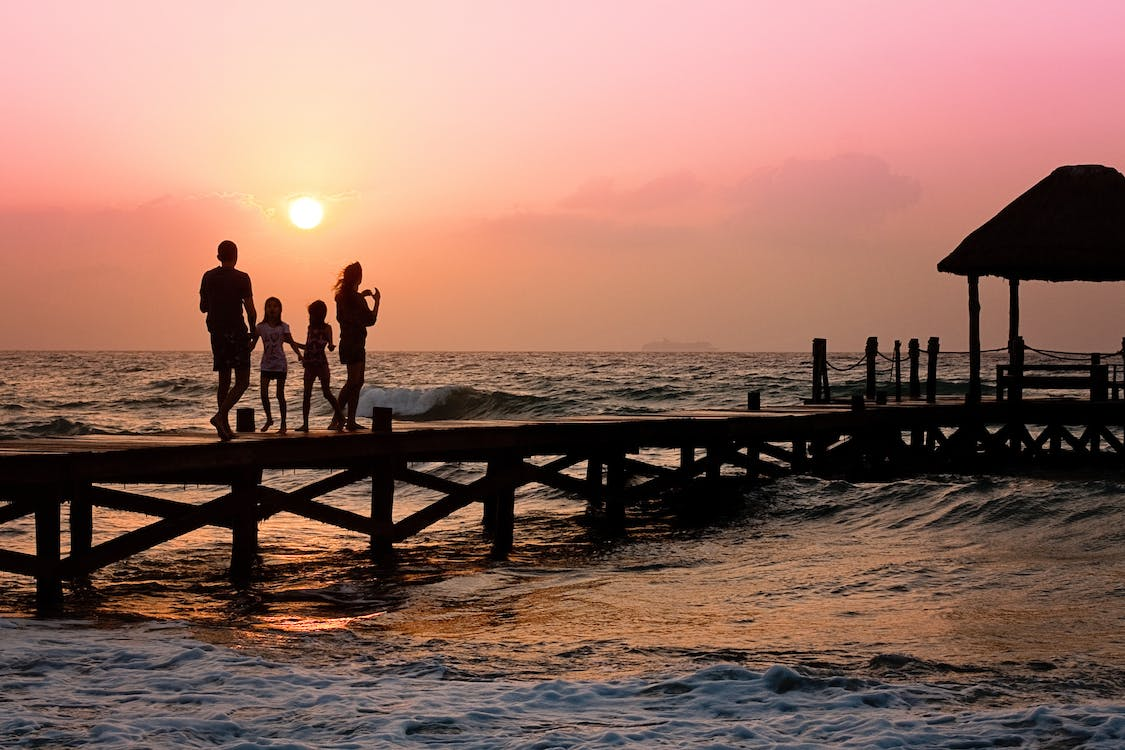
#> input picture asserts/FamilleSunset.jpeg, 1125 x 750 px, given in place of TobocanAvecLesGrandsParents.mp4, which was not available
$ python turorial5.py
#> lines starting #> are read from the running program, lines starting #| are printed output that depends on the picture; after the words box and inside, x2 and y2 are one past the last pixel; in counts of white or black regions, pixels touching at a corner belong together; pictures that were not available may be replaced by others from this repository, and a replacement may not be noted
import cv2
import numpy as np
#couleurs: RGB red green blue, BGR: blue green red, HSV: Hue Saturation and lightness/Brightness
#faut convertir les couleur de BGR à HSV couleurs
#define the camera device
cap = cv2.VideoCapture("tutorial\TobocanAvecLesGrandsParents.mp4")# numero de webcam ou camera dans le parametre presise quel camara qu'on utilise ou un string avec le nom du document pour indiquer le document d'un vidéo
print(cap)
#setup un whild loop, displyaing le video ou capture
while True:#get un frame
    ret, frame = cap.read()# un image ret indique si le camera marche(true ou false)
#> frame is the input picture: shape (750, 1125, 3); mean B, G, R 96.4, 108.3, 146.3
    #pour savoir le longeur et largeur de frame
    width = int(cap.get(3))#identifier le properté, 3 est largeur, 4 est longeur
    height = int(cap.get(4))#on ne peut pas utiliser un float pour slice image

    hsv = cv2.cvtColor(frame, cv2.COLOR_BGR2HSV)
#> hsv: shape (750, 1125, 3); mean H, S, V 35.7, 105.5, 147
    lower_blue  = np.array([90, 50, 50])#
    uper_blue = np.array([130, 255,255])
    mask = cv2.inRange(hsv, lower_blue, uper_blue)#part of image
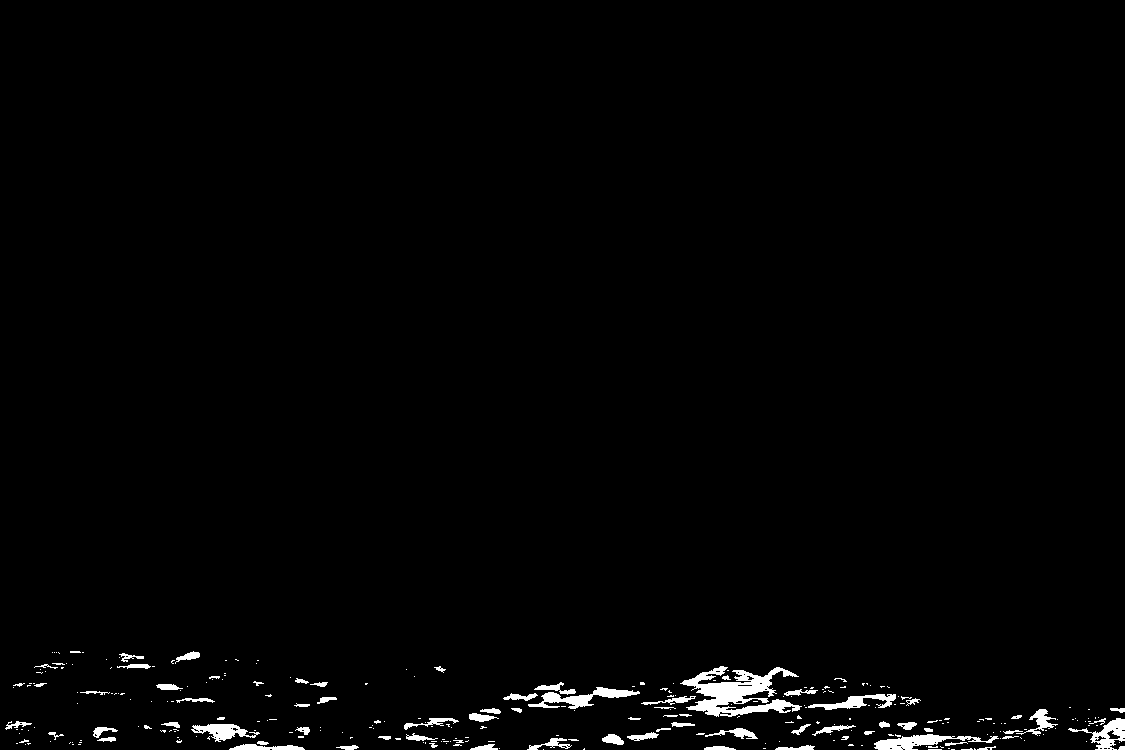
#> mask: shape (750, 1125); 1.5% white; 289 white regions (212 under 20 px), largest, box (x1, y1, x2, y2) and area: (680, 666, 802, 717) 2814, (874, 734, 999, 750) 875, (528, 687, 640, 709) 868
    #quel partie d'image qu'on veut le garder
    result = cv2.bitwise_and(frame, frame, mask = mask)# deux source images, les mettre ensemble en utilisant le mask, comparer les pixels,
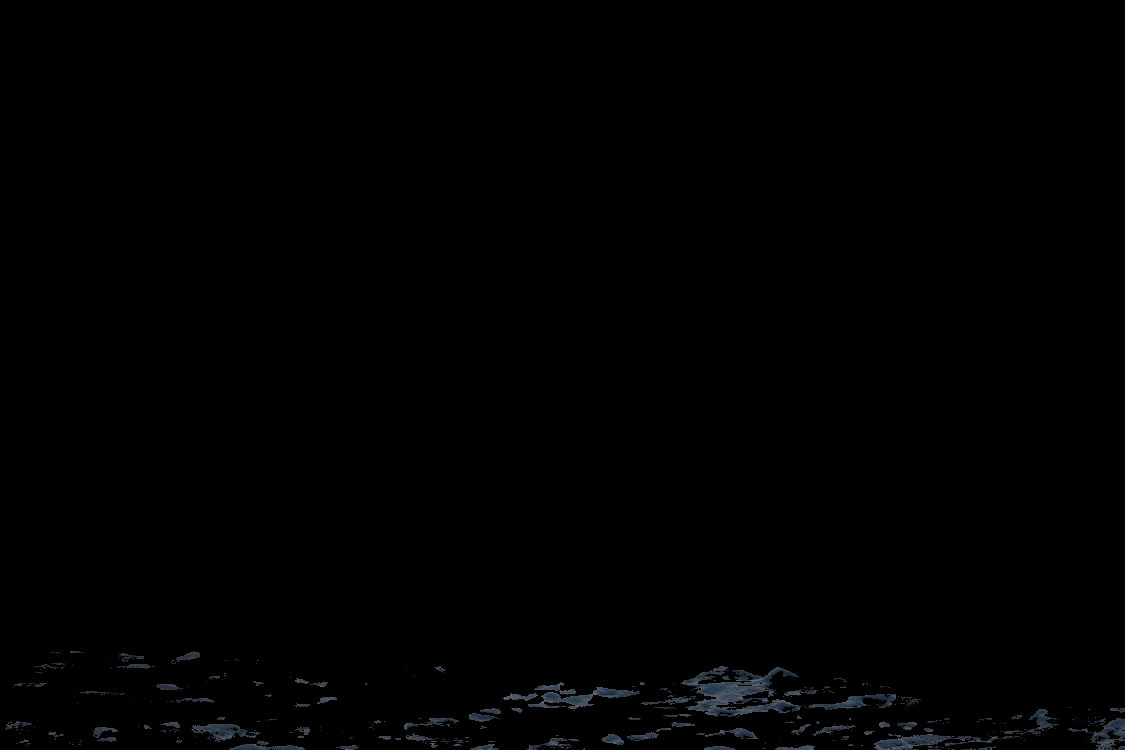
#> result: shape (750, 1125, 3); mean B, G, R 1.2, 1, 0.8
    # 1 1 = 1, 1 0 =0, 0 1 = 0, 0 0 =0

    #hsv couleur picker sur internet
    img = cv2.line(frame,(0,0),(width, height),(255,0,0 ), 10)#(target, deux point pour indiquer une ligne :(0,0)est top left of the corner, couleur(BGR), épaisseur de la ligne)
    img = cv2.line(img,(0,height),(width, 0),(255,0,0 ), 10)#(target, deux point pour indiquer une ligne :(0,0)est top left of the corner, couleur(BGR), épaisseur de la ligne)
    img = cv2.rectangle(img, (100, 100),(200,200), (128,128,128), -1)#(target, deux points, deux triangles basé sur ces deux points construit le rectangle, puis couleur, et épaisseur, si c'est négatif, il va remplir tous le réctangle
    print(ret)
#| True
    img = cv2.circle(img, (300, 300), 60, (0,0, 255), -1)#source d'image, le point centre du cercle , radio, couleur, épaisseur
    # pour ajouter un text
    #d'abore ajouter un font
    font = cv2.FONT_HERSHEY_SIMPLEX
    img = cv2.putText(img, "Tim is great !", (10, height -10), font,1, (0,0,0), 5,cv2.LINE_AA)#botom  right corner: source d'image, text, centre posiiton, font, font scale, couleur, epaisseur de la ligne de text, type de ligne(style)
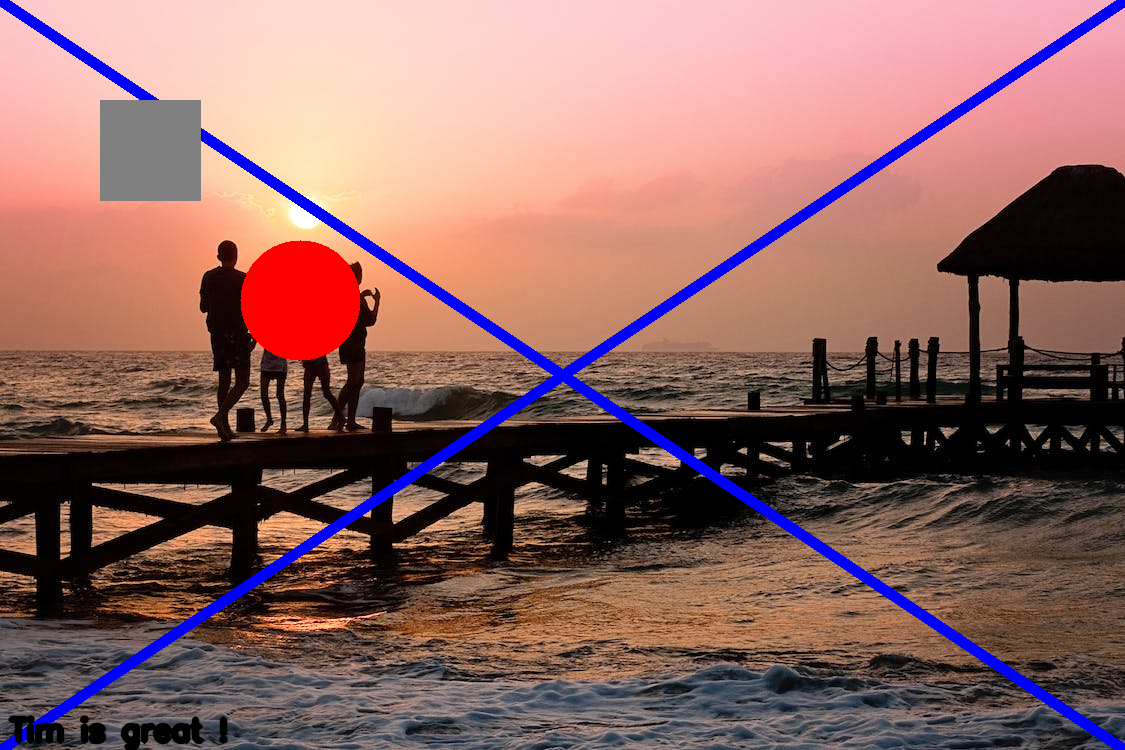
#> img: shape (750, 1125, 3); mean B, G, R 99.7, 102.1, 140.6
    #rendre le frame en 4 images séparé et les mettre ensemble
    #1.créer un containeur pour stocker les 4 images
    image = np.zeros(frame.shape, np.uint8)#à défaut, c'est vide, avec le meme shape que frame, np.unit8 est le type de arraylist, type de valeur, unsigned integer eigth bits
    smaller_frame = cv2.resize(frame, (0,0), fx = 0.5, fy=0.5)
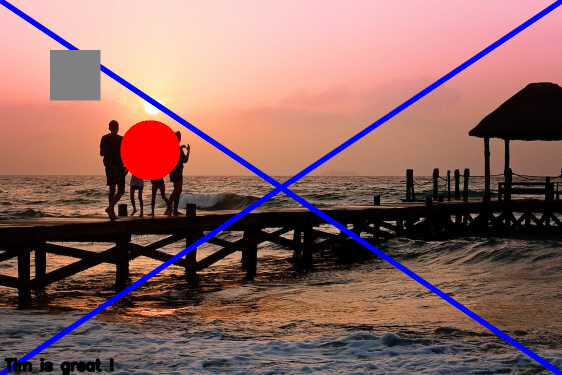
#> smaller_frame: shape (375, 562, 3); mean B, G, R 99.8, 102.2, 140.7
    # image[:height//2, :width//2] = smaller_frame
    # image[height//2:, :width//2] = smaller_frame
    # image[:height//2, width//2:] = smaller_frame
    # image[height//2:, width//2:] = smaller_frame
    image[:height//2, :width//2] = cv2.rotate(smaller_frame,cv2.ROTATE_180)
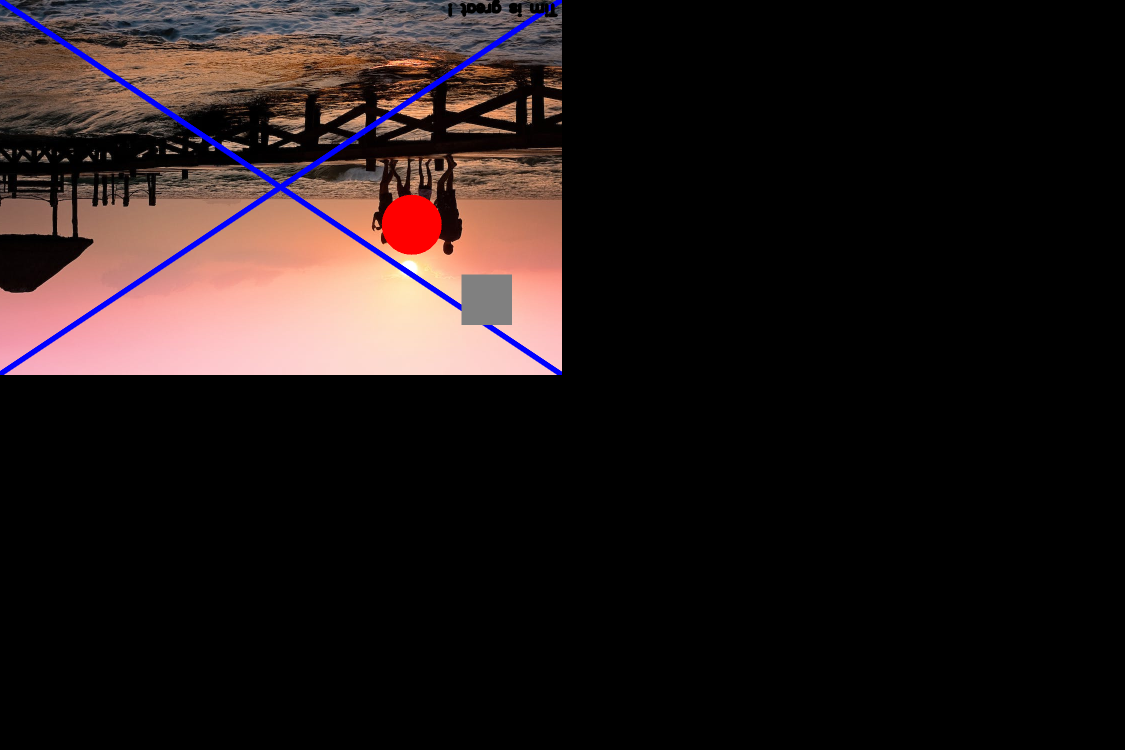
#> image: shape (750, 1125, 3); mean B, G, R 24.9, 25.5, 35.1
    image[height//2:, :width//2] = smaller_frame
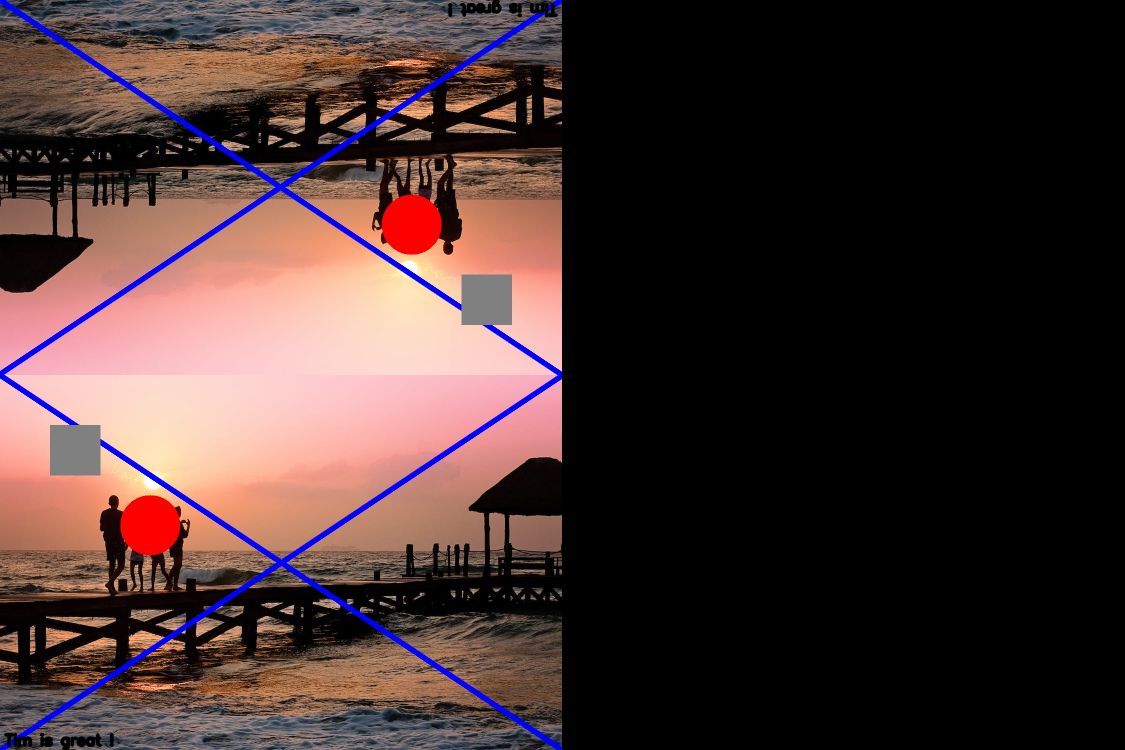
#> image: shape (750, 1125, 3); mean B, G, R 49.9, 51.1, 70.3
#> (the run stopped early here; a loop or call above may not have finished)

$ run again, on asserts/tigre.jpg
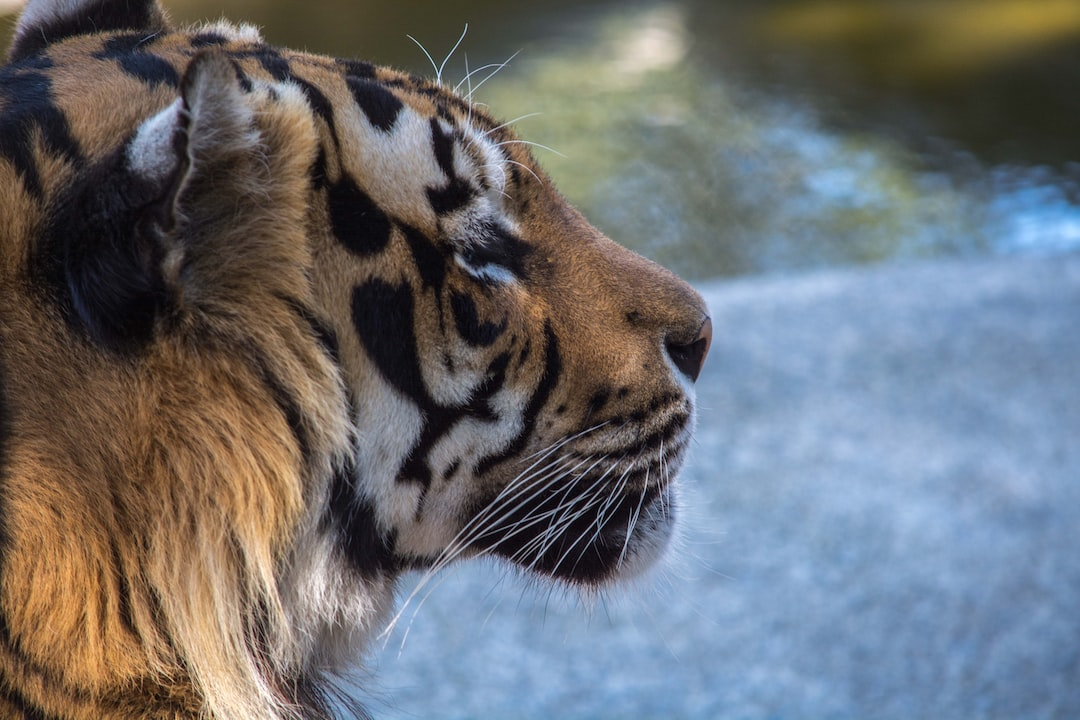
#> input picture asserts/tigre.jpg, 1080 x 720 px, given in place of TobocanAvecLesGrandsParents.mp4, which was not available
#> frame is the input picture: shape (720, 1080, 3); mean B, G, R 113.7, 110, 107.9
#> hsv: shape (720, 1080, 3); mean H, S, V 70.7, 78.5, 131.5
#> `mask = cv2.inRange(hsv, lower_blue, uper_blue)#part of image`:
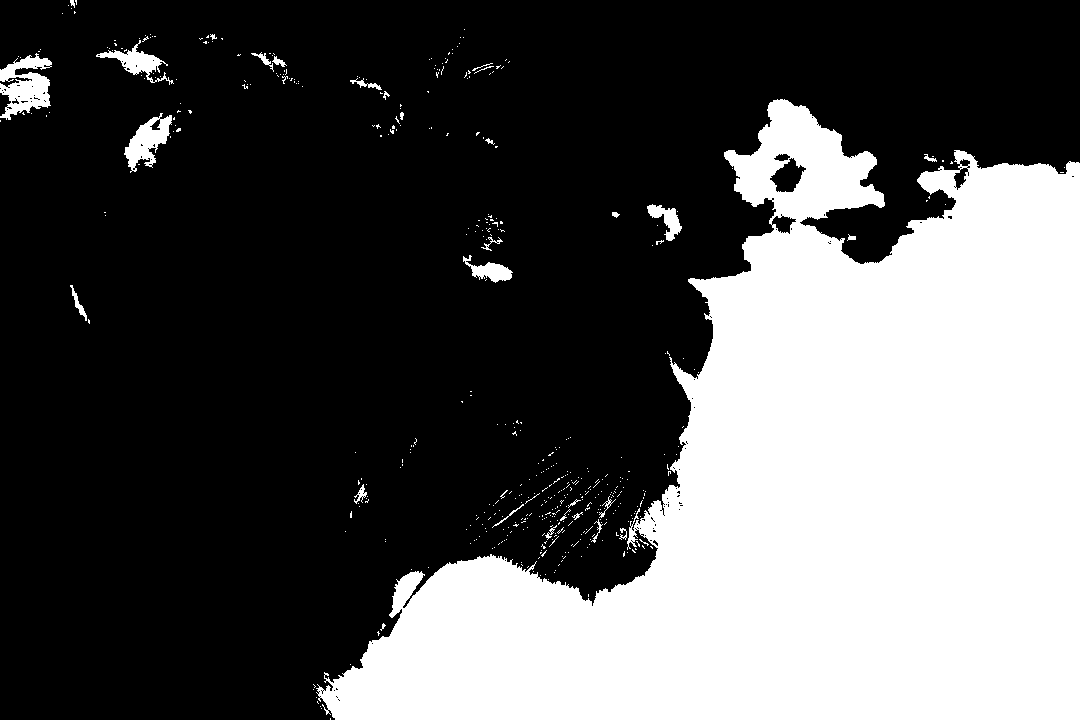
#> mask: shape (720, 1080); 34% white; 478 white regions (448 under 20 px), largest, box (x1, y1, x2, y2) and area: (316, 99, 1080, 720) 256581, (0, 53, 52, 120) 1991, (124, 113, 172, 173) 1319
#| True
#> `img = cv2.line(frame,(0,0),(width, height),(255,0,0 ), 10)#(target, de..`:
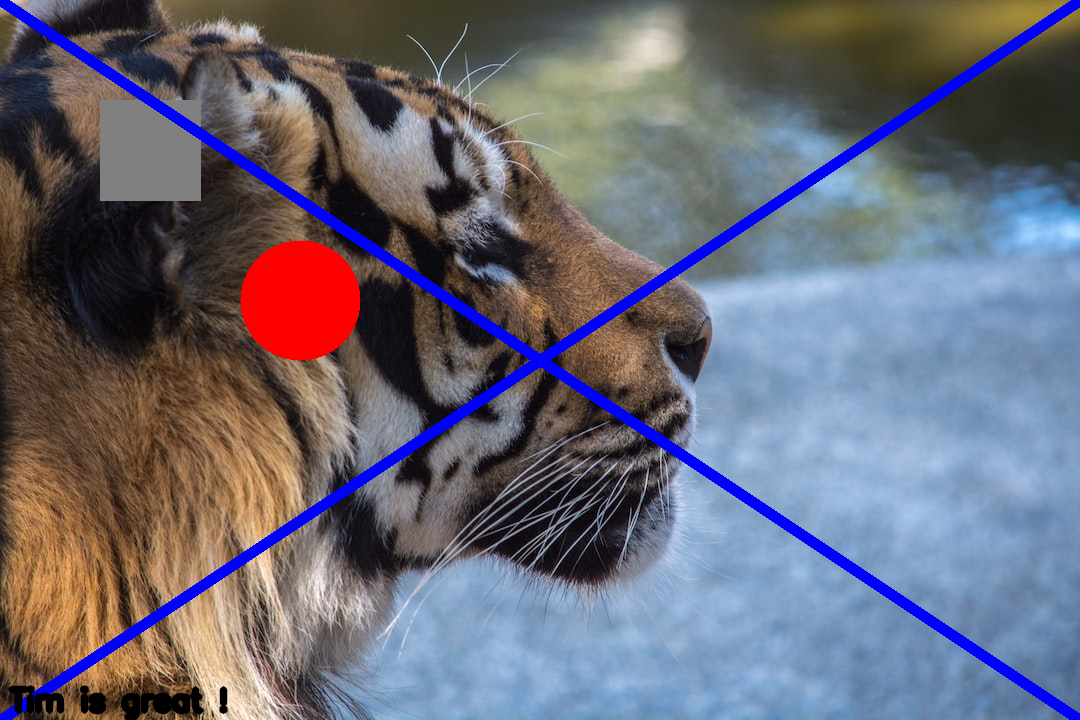
#> img: shape (720, 1080, 3); mean B, G, R 118.8, 105.8, 106.7
